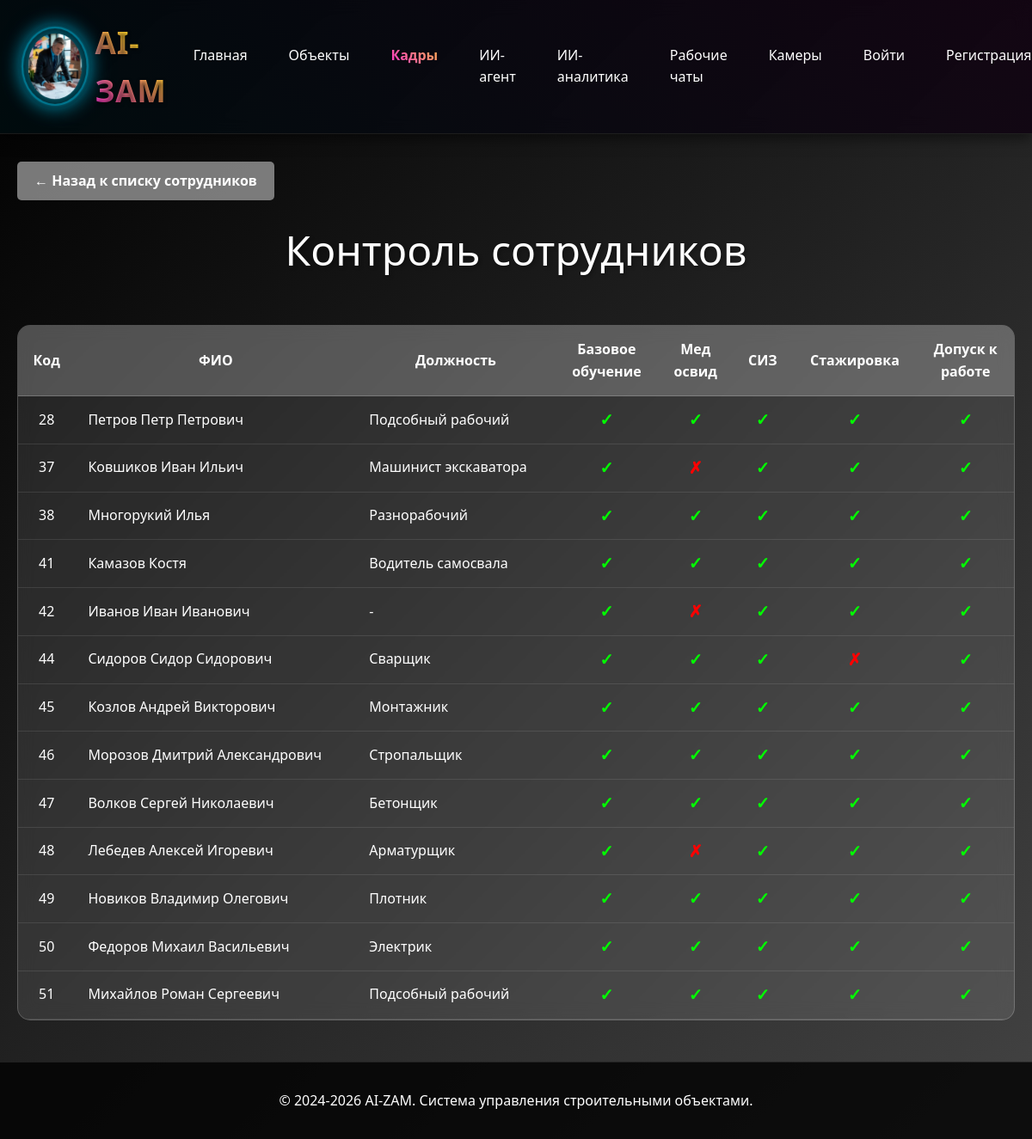
/sotrudniki/control/, run on the app's committed database.
### sotrudniki/models.py (models this page shows, shortened)
class Sotrudnik(models.Model):
    POL_CHOICES = [
        ('мужской', 'Мужской'),
        ('женский', 'Женский'),
    ]
    organizaciya = models.ForeignKey(
        Organizaciya,
        on_delete=models.CASCADE,
        verbose_name="Организация",
        related_name="sotrudniki",
        null=True,
        blank=True
    )
    fio = models.CharField(max_length=300, verbose_name="ФИО")
    data_rozhdeniya = models.DateField(verbose_name="Дата рождения")
    pol = models.CharField(
        max_length=10,
        choices=POL_CHOICES,
        verbose_name="Пол",
        null=True,
        blank=True
    )
    razmer_odezhdy = models.CharField(
        max_length=10,
        default="50-52",
        verbose_name="Размер одежды"
    )
    razmer_obuvi = models.CharField(
        max_length=5,
        default="43",
        verbose_name="Размер обуви"
    )
    razmer_golovnogo_ubora = models.CharField(
        max_length=5,
        default="55",
        verbose_name="Размер головного убора"
    )
    specialnost = models.ForeignKey(
        Specialnost,
        on_delete=models.SET_NULL,
        null=True,
        blank=True,
        verbose_name="Специальность"
    )
    podrazdelenie = models.ForeignKey(
        Podrazdelenie,
        on_delete=models.SET_NULL,
        null=True,
        blank=True,
        verbose_name="Подразделение"
    )
    data_priema = models.DateField(verbose_name="Дата приема")
    data_nachala_raboty = models.DateField(verbose_name="Дата начала работы")
    bazovoe_obuchenie = models.BooleanField(default=True, verbose_name="Базовое обучение")
    obuchenie_na_predpriyatii = models.BooleanField(default=True, verbose_name="Обучение на предприятии")
    med_osvidetelstvovanie = models.BooleanField(default=True, verbose_name="Мед.освидетельствование")
    dopusk_k_rabote = models.BooleanField(default=True, verbose_name="Допуск к работе")
    stazhirovka = models.BooleanField(default=True, verbose_name="Стажировка")
    siz = models.BooleanField(default=True, verbose_name="СИЗ")
    class Meta:
        verbose_name = "Сотрудник"
        verbose_name_plural = "Сотрудники"

class Specialnost(models.Model):
    nazvanie = models.CharField(max_length=200, verbose_name="Название специальности")
    kategoriya = models.CharField(max_length=200, verbose_name="Категория", null=True, blank=True)
    class Meta:
        verbose_name = "Специальность"
        verbose_name_plural = "Специальности"
    def __str__(self):
        return self.nazvanie

### sotrudniki/views.py (the view)
# urls.py: path('control/', views.control_list, name='control'),
def control_list(request):
    if request.user.is_authenticated:
        sotrudniki = Sotrudnik.objects.select_related('specialnost').filter(organizaciya__is_active=True)
    else:
        from object.models import Objekt
        demo_objects = Objekt.objects.filter(demo=True, is_active=True)
        sotrudniki = Sotrudnik.objects.select_related('specialnost').filter(
            objekty_work__in=demo_objects
        ).distinct()
    context = {
        'sotrudniki': sotrudniki
    }
    return render(request, 'sotrudniki/control_list.html', context)

### sotrudniki/templates/sotrudniki/control_list.html (shortened to what this page needs)
{% extends 'base/base.html' %}
{% block content %}
<a href="/sotrudniki/?podrazdelenie=3" class="back-btn">← Назад к списку сотрудников</a>
<div class="page-title">Контроль сотрудников</div>
<div class="control-table">
    <table>
        <thead>
            <tr>
                <th>Код</th>
                <th>ФИО</th>
                <th>Должность</th>
                <th>Базовое<br>обучение</th>
                <th>Мед<br>освид</th>
                <th>СИЗ</th>
                <th>Стажировка</th>
                <th>Допуск к<br>работе</th>
            </tr>
        </thead>
        <tbody>
            {% for sotrudnik in sotrudniki %}
            <tr>
                <td>{{ sotrudnik.id }}</td>
                <td style="text-align: left;">{{ sotrudnik.fio }}</td>
                <td style="text-align: left;">{{ sotrudnik.specialnost|default:"-" }}</td>
                <td><span class="{% if sotrudnik.bazovoe_obuchenie %}status-true{% else %}status-false{% endif %}" onclick="toggleStatus(this, {{ sotrudnik.id }}, 'bazovoe_obuchenie')" style="cursor: pointer;">{% if sotrudnik.bazovoe_obuchenie %}✓{% else %}✗{% endif %}</span></td>
                <td><span class="{% if sotrudnik.med_osvidetelstvovanie %}status-true{% else %}status-false{% endif %}" onclick="toggleStatus(this, {{ sotrudnik.id }}, 'med_osvidetelstvovanie')" style="cursor: pointer;">{% if sotrudnik.med_osvidetelstvovanie %}✓{% else %}✗{% endif %}</span></td>
                <td><span class="{% if sotrudnik.siz %}status-true{% else %}status-false{% endif %}" onclick="toggleStatus(this, {{ sotrudnik.id }}, 'siz')" style="cursor: pointer;">{% if sotrudnik.siz %}✓{% else %}✗{% endif %}</span></td>
                <td><span class="{% if sotrudnik.stazhirovka %}status-true{% else %}status-false{% endif %}" onclick="toggleStatus(this, {{ sotrudnik.id }}, 'stazhirovka')" style="cursor: pointer;">{% if sotrudnik.stazhirovka %}✓{% else %}✗{% endif %}</span></td>
                <td><span class="{% if sotrudnik.dopusk_k_rabote %}status-true{% else %}status-false{% endif %}" onclick="toggleStatus(this, {{ sotrudnik.id }}, 'dopusk_k_rabote')" style="cursor: pointer;">{% if sotrudnik.dopusk_k_rabote %}✓{% else %}✗{% endif %}</span></td>
            </tr>
            {% empty %}
            <tr>
                <td colspan="8" style="text-align: center; color: rgba(255, 255, 255, 0.7);">Нет сотрудников</td>
            </tr>
            {% endfor %}
        </tbody>
    </table>
</div>
{% endblock %}

### data on the page
Sotrudnik: id "28", fio "Петров Петр Петрович", specialnost "Подсобный рабочий"
Sotrudnik: id "37", fio "Ковшиков Иван Ильич", specialnost "Машинист экскаватора"
Sotrudnik: id "38", fio "Многорукий Илья", specialnost "Разнорабочий"
Sotrudnik: id "41", fio "Камазов Костя", specialnost "Водитель самосвала"
Sotrudnik: id "42", fio "Иванов Иван Иванович", specialnost "-"
Sotrudnik: id "44", fio "Сидоров Сидор Сидорович", specialnost "Сварщик"
Sotrudnik: id "45", fio "Козлов Андрей Викторович", specialnost "Монтажник"
Sotrudnik: id "46", fio "Морозов Дмитрий Александрович", specialnost "Стропальщик"
Sotrudnik: id "47", fio "Волков Сергей Николаевич", specialnost "Бетонщик"
Sotrudnik: id "48", fio "Лебедев Алексей Игоревич", specialnost "Арматурщик"
Sotrudnik: id "49", fio "Новиков Владимир Олегович", specialnost "Плотник"
Sotrudnik: id "50", fio "Федоров Михаил Васильевич", specialnost "Электрик"
Sotrudnik: id "51", fio "Михайлов Роман Сергеевич", specialnost "Подсобный рабочий"
